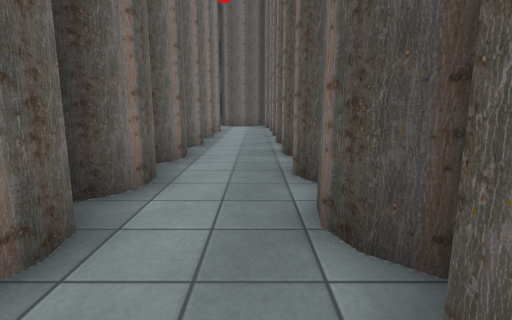
View 1 (above)

23 first-person views from a walk through a Unity game level. The camera is 1.3 m above the floor, tilts 10° down and sees 80° across. The floor is counted in squares, 1.34 m on a side. Each view is taken from the middle of a square. On the plan, view 1 faces up. The plan holds only what a view shows up to about 12 squares ahead; the rest is blank. The place goes on beyond the plan. The player character is not drawn. Some animated figures are left out. Some surface patterns are stand-ins.

View 2
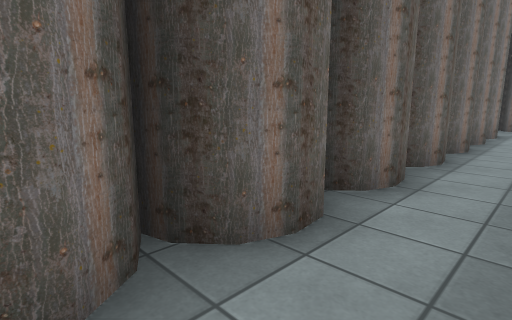

View 3
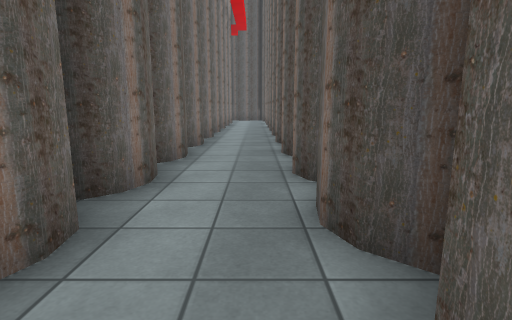

View 4
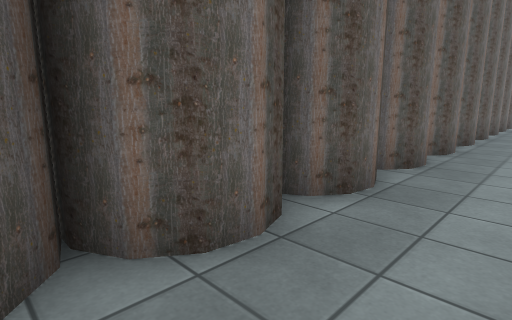

View 5
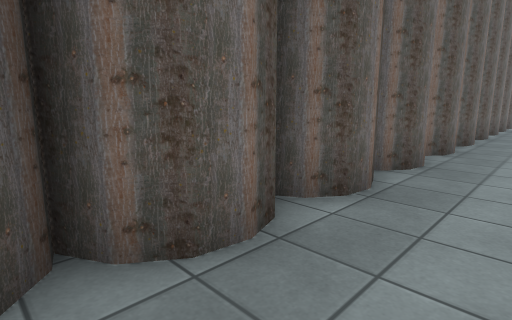

View 6
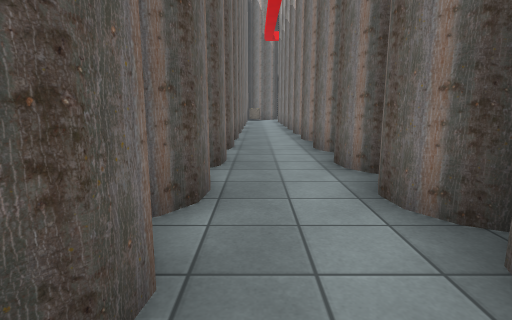

View 7
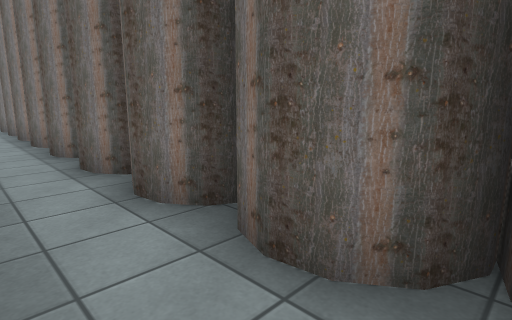

View 8
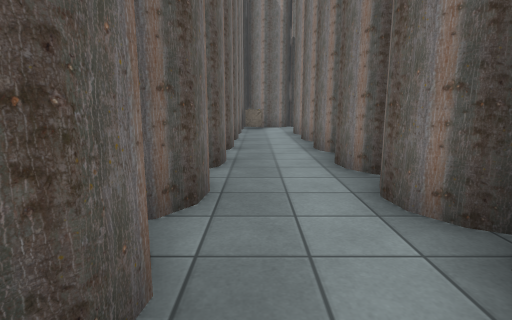

View 9
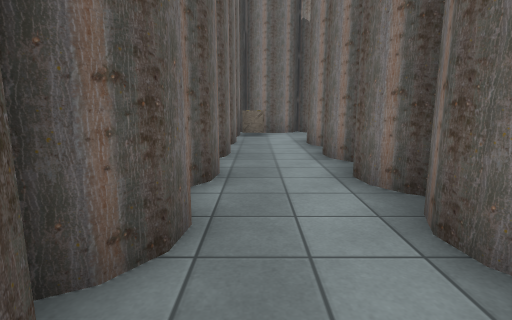

View 10
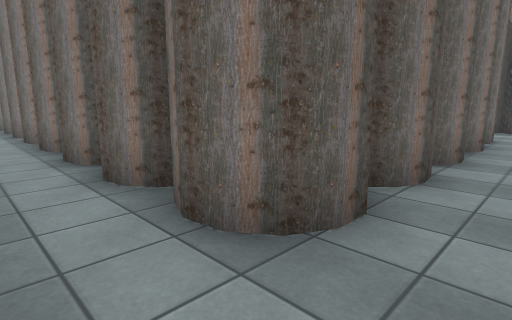

View 11
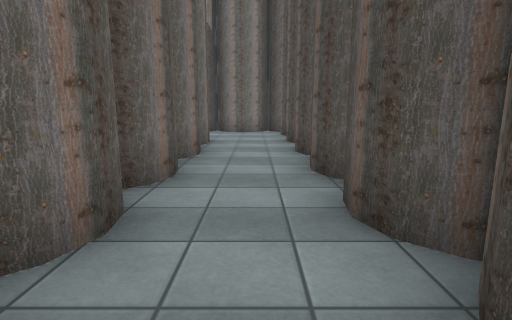

View 12
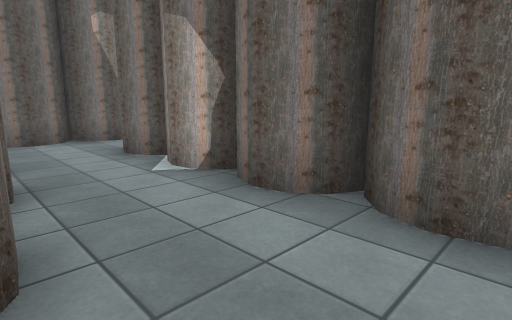

View 13
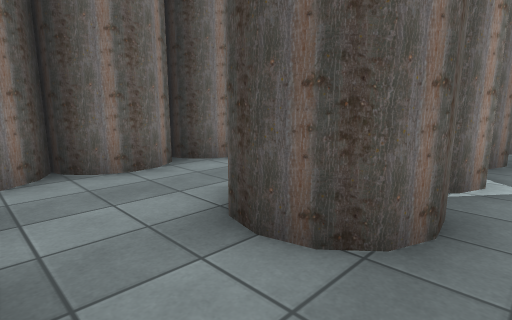

View 14
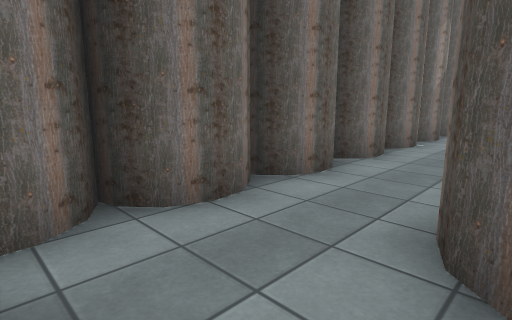

View 15
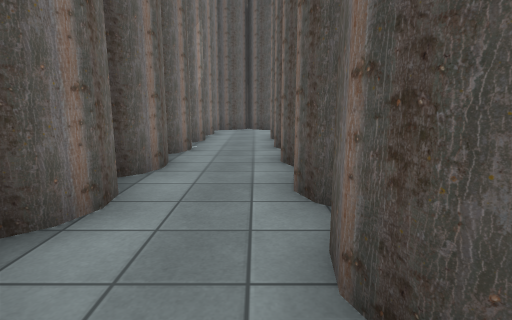

View 16
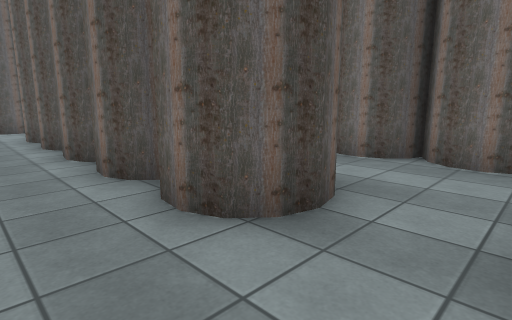

View 17
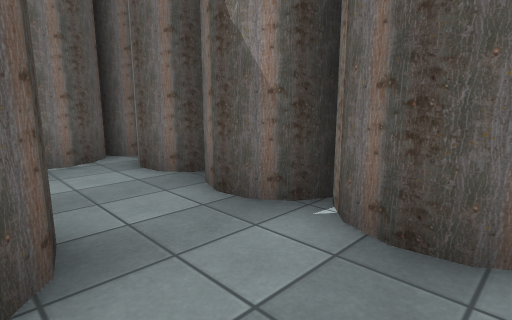

View 18
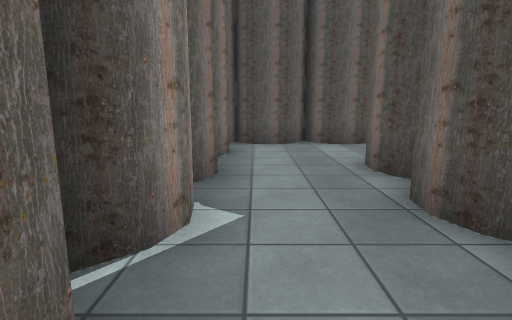

View 19
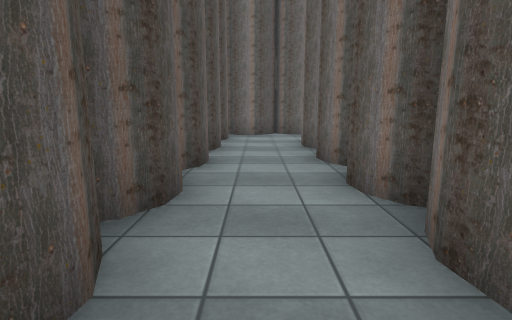

View 20
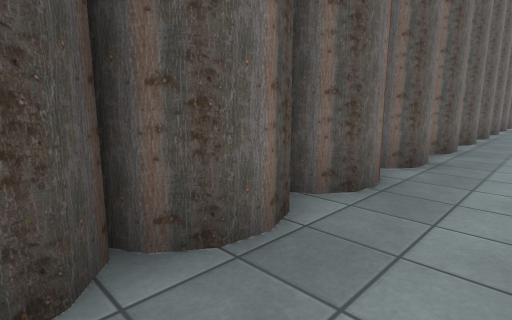

View 21
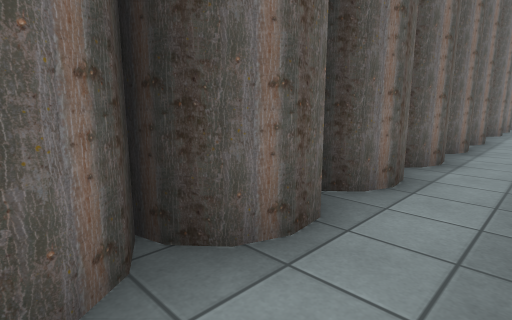

View 22
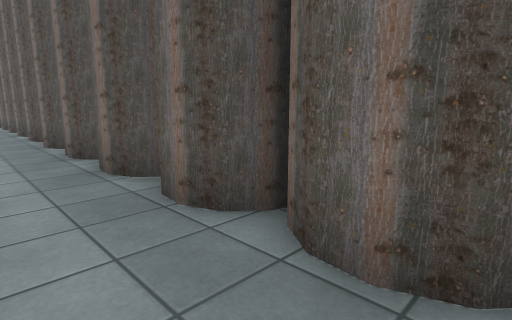

View 23
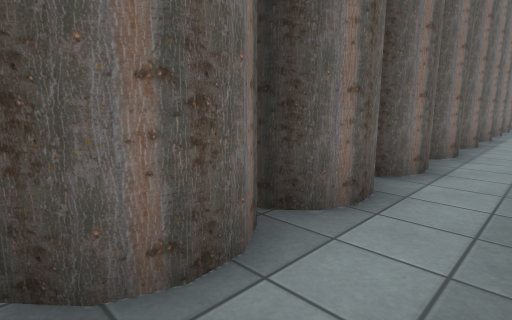

### Floor plan
Key: @ floor where view 1 was taken; # wall or solid block; . floor.
Columns run from 18 left of view 1 to 1 right of it. Each row starts with its distance up from view 1.
 15 #..#################
 14 #..##..............#
 13 #..##..............#
 12 #..##..##########..#
 11 #..##..#        #..#
 10 #..##..#        #..#
  9 #..##..#        #..#
  8 #..##..#        #..#
  7 #..##..##       #..#
  6 #......##       #..#
  5 #.....###       #..#
  4 ########        #..#
  3                 #..#
  2                 #..#
  1                 #..#
  0                 #.@#
 -1                 #..#
 -2                 #..#
 -3                 #..#
 -4                 #..#
 -5                 #..#
 -6                 #..#
 -7                 #..#
 -8                 #..#
 -9                 #..#
-10                 #..#
-11                 #..#
-12                 #..#
-13                 #..#
-14                 #..#
-15                 #..#
-16                 #..#
-17                 #..#
-18                 #..#
-19                 #..#
-20                 #..#
-21                 #..#
-22                 #..#
-23                 #..#
-24                 #..#
-25                 #..#
-26                 #..#
-27                 #..#
-28                 #..#

Where each view was taken, in squares from view 1:
view 1: 0 up, 0 right, facing up
view 2: 0 up, 0 right, facing up-left
view 3: 6 down, 0 right, facing up
view 4: 2 down, 1 left, facing down-right
view 5: 8 down, 1 left, facing down-right
view 6: 8 down, 0 right, facing down
view 7: 8 down, 0 right, facing down-left
view 8: 16 down, 0 right, facing down
view 9: 19 down, 0 right, facing down
view 10: 14 up, 0 right, facing down-left
view 11: 14 up, 2 left, facing left
view 12: 14 up, 11 left, facing down-left
view 13: 5 up, 13 left, facing up-left
view 14: 5 up, 15 left, facing up-left
view 15: 6 up, 16 left, facing up
view 16: 5 up, 17 left, facing up-right
view 17: 7 up, 17 left, facing down-right
view 18: 7 up, 13 left, facing up
view 19: 14 up, 10 left, facing right
view 20: 14 up, 1 left, facing down-right
view 21: 17 down, 0 right, facing up-left
view 22: 28 down, 1 left, facing up-right
view 23: 28 down, 0 right, facing up-left
